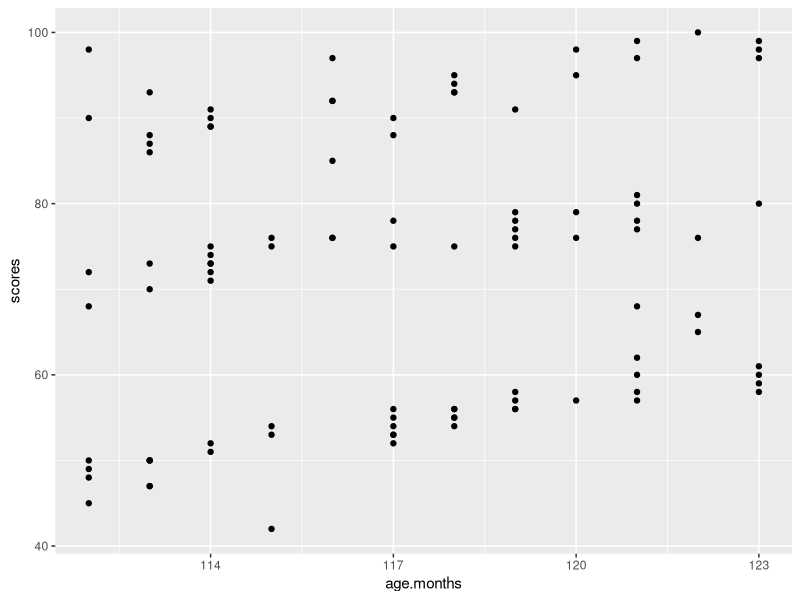
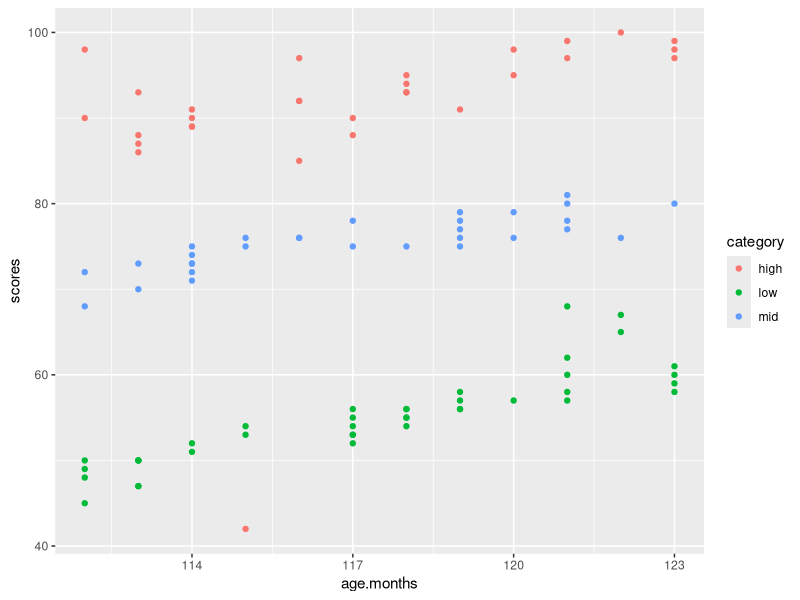
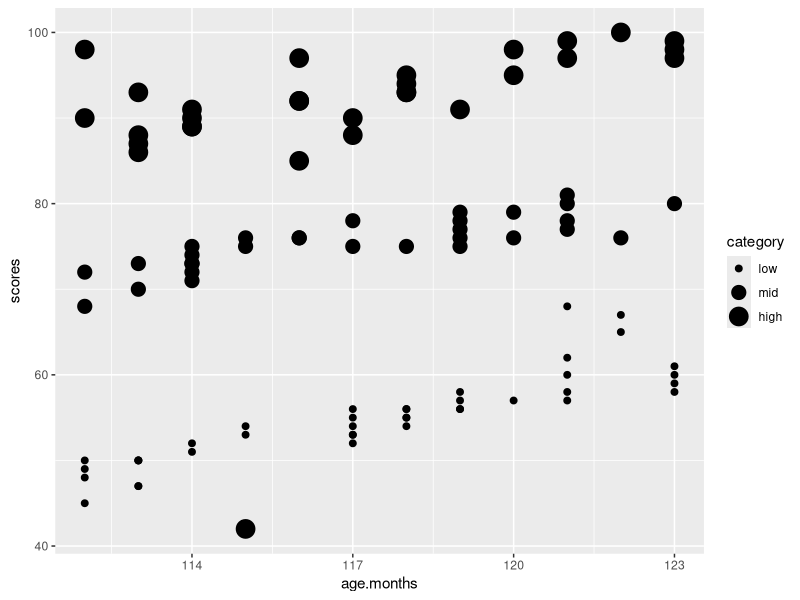
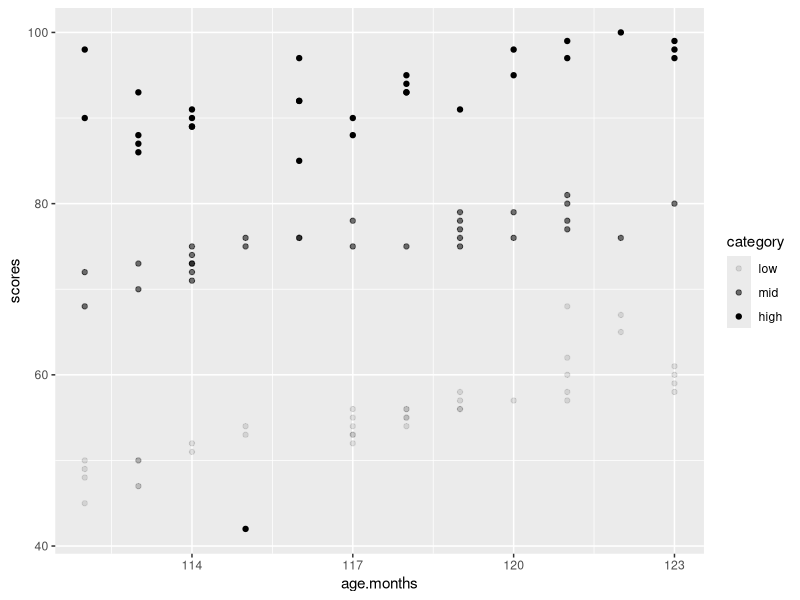
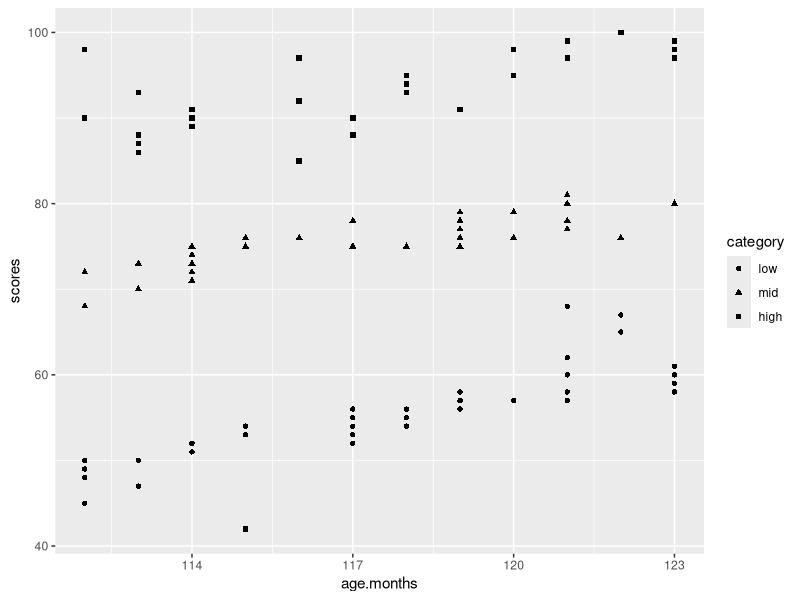
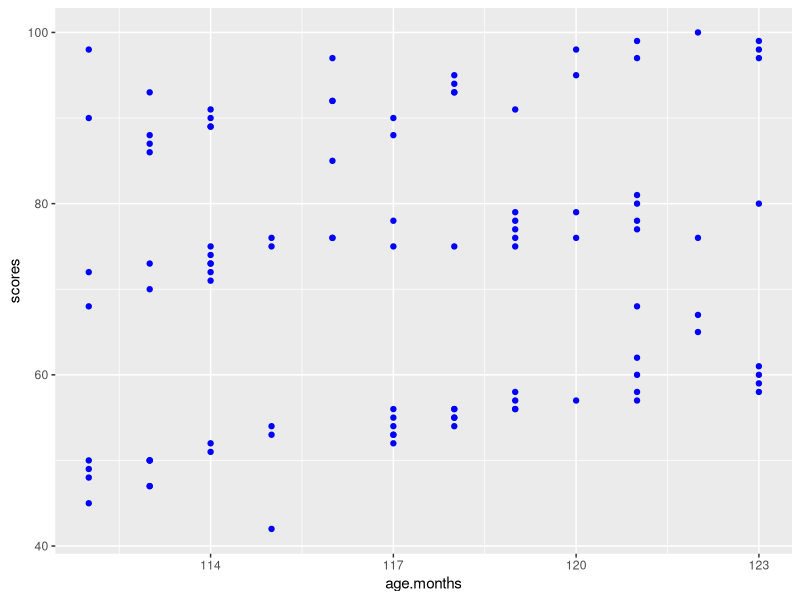
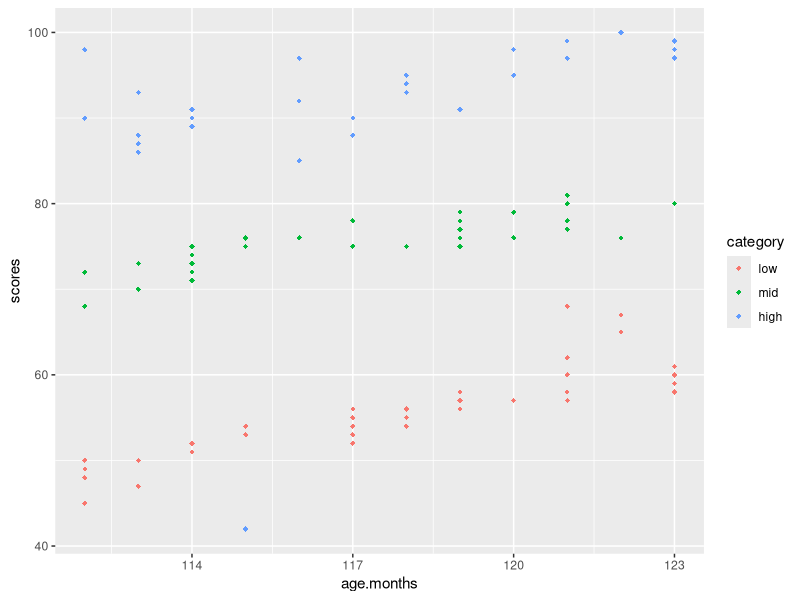
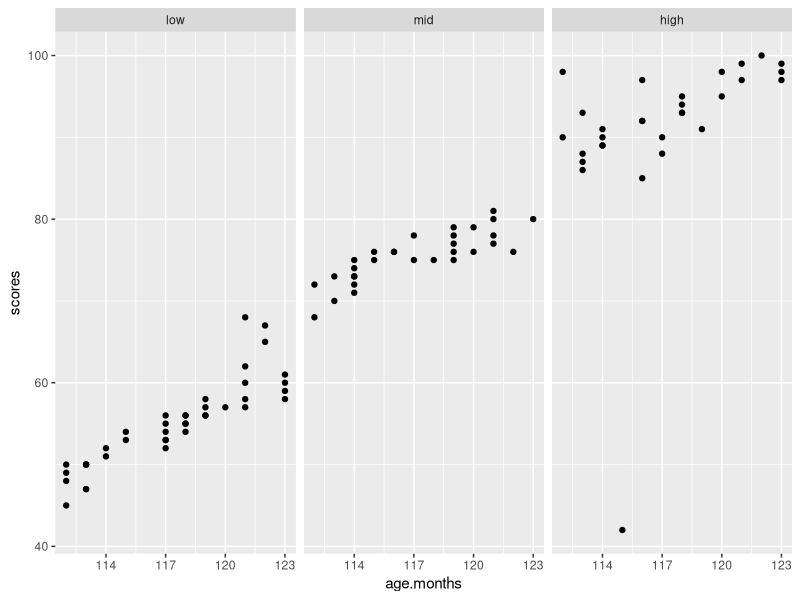

Recreate these plots in R, in order.
install.packages("tidyverse")
library(ggplot2)
library(tidyverse)

a <- read.csv("619-data-visual-part1.csv", header=TRUE)
View(a)

# (1) let's plot it
ggplot(data = a) + 
  geom_point(mapping = aes(x = age.months, y = scores))

# (2) change color
ggplot(data = a) + 
  geom_point(mapping = aes(x = age.months, y = scores, color = category))

# (3) change size
a$category <- factor(a$category, levels=c("low", "mid", "high"))
ggplot(data = a) + 
  geom_point(mapping = aes(x = age.months, y = scores, size = category))

# can we do both color and size?

# (4) change transparency/shape
ggplot(data = a) + 
  geom_point(mapping = aes(x = age.months, y = scores, alpha = category))
ggplot(data = a) + 
  geom_point(mapping = aes(x = age.months, y = scores, shape = category))

# (5) change color
ggplot(data = a) + 
  geom_point(mapping = aes(x = age.months, y = scores), color = "blue")

ggplot(data = a) + 
  geom_point(mapping = aes(x = age.months, y = scores, color = category), shape = 18, fill = "green")

# (6) facets
ggplot(data = a) + 
  geom_point(mapping = aes(x = age.months, y = scores)) + 
  facet_wrap(~category, nrow = 1)

ggplot(data = a) + 
  geom_point(mapping = aes(x = age.months, y = scores)) + 
  facet_wrap(gender~category)
